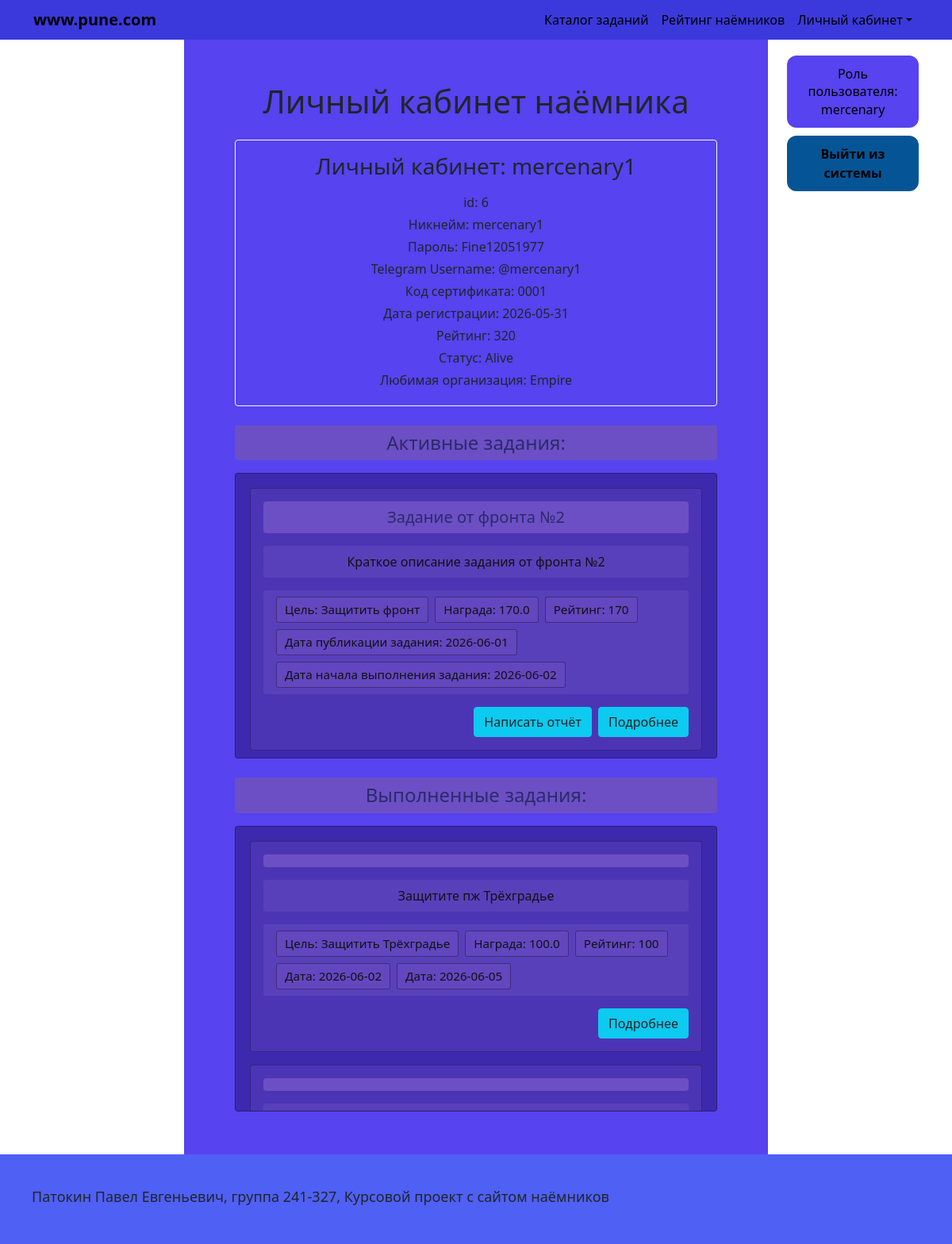
/mercenary/ (signed in), run on the app's committed database.
### app/models.py (models this page shows)
class User(db.Model, UserMixin):
    __tablename__ = "users"
    id = db.Column(db.Integer, primary_key=True)
    username = db.Column(db.Text, unique=True, nullable=False)
    password = db.Column(db.Text, nullable=False)
    registration_date = db.Column(db.Date)
    mercenary = db.relationship("Mercenary", back_populates="user", uselist=False, cascade="all, delete-orphan",)
    member = db.relationship("Member", back_populates="user", uselist=False, cascade="all, delete-orphan",)
    administrator = db.relationship("Administrator", back_populates="user", uselist=False, cascade="all, delete-orphan",)
    @property
    def role(self):
        if self.administrator:
            return "admin"
        if self.member:
            return "member"
        if self.mercenary:
            return "mercenary"
        return None

class Mercenary(db.Model):
    __tablename__ = "mercenaries"
    id_mercenary = db.Column(db.Integer, db.ForeignKey("users.id"), primary_key=True)
    telegram_username = db.Column(db.Text)
    certificate_code = db.Column(db.Text, db.ForeignKey("certificates.certificate_code")) # Код сертификата - текст
    rating_mercenary = db.Column(db.Integer)
    status_mercenary = db.Column(db.Text)
    favourite_fraction = db.Column(db.Text)
    price_mercenary = db.Column(db.Float)
    user = db.relationship("User", back_populates="mercenary")
    certificate = db.relationship("Certificate", back_populates="mercenary", uselist=False)  # #8
    tasks = db.relationship("Task", back_populates="executor")
    reports = db.relationship("Report", back_populates="mercenary")

class Task(db.Model):
    __tablename__ = "tasks"
    id_task = db.Column(db.Integer, primary_key=True)
    id_name_task = db.Column(db.Text, unique=True)
    short_description = db.Column(db.Text)
    full_description = db.Column(db.Text)
    purpose_task = db.Column(db.Text)
    place_task = db.Column(db.Text)
    rating_task = db.Column(db.Integer)
    reward_task = db.Column(db.Float)
    fraction = db.Column(db.Text)
    id_mercenary = db.Column(db.Integer, db.ForeignKey("mercenaries.id_mercenary"))
    status_task = db.Column(db.Text)
    start_of_task = db.Column(db.Date)
    doing_task = db.Column(db.Date)
    end_of_task = db.Column(db.Date)
    executor = db.relationship("Mercenary", back_populates="tasks")          # #12
    reports = db.relationship("Report", back_populates="task",
                              cascade="all, delete-orphan")

### app/app.py (the view)
@app.route('/mercenary/')
@check_rights(["mercenary"])
def mercenary():
    user_role = auth() # Функция, которая отображает роль, если пользователь регистрировался или не регистрировался
    mercenary_tasks = Task.query.filter_by(id_mercenary=current_user.id, status_task="in_process").all() # Активные задания
    completed_tasks=Task.query.filter_by(id_mercenary=current_user.id, status_task="Done").all()
    report=Report.query.filter_by(
    id_mercenary=current_user.id,
    status_report="Active",
    ).all()
    return render_template('user_pages/mercenary.html', user_role=user_role,
    report=report, mercenary_tasks=mercenary_tasks, completed_tasks=completed_tasks)

### app/app.py (called while the page is built)
def check_rights(roles):
    def decorator(f):
        @wraps(f)
        def wrapper(*args, **kwargs):
            if not current_user.is_authenticated or current_user.role not in roles:
                flash("У вас недостаточно прав для доступа к данной странице.", "danger")
                return redirect(url_for('main_page'))
            if not current_user.is_authenticated:
                flash("Сначала войдите в систему", "danger")
                return redirect(url_for('authentication'))
            if current_user.role not in roles:
                flash("У вас недостаточно прав для доступа к данной странице.", "danger")
                return redirect(url_for('main_page'))
            return f(*args, **kwargs)
        return wrapper
    return decorator

@login_manager.user_loader
def load_user(user_id):
    return User.query.get(int(user_id))

@app.before_request
def before_request():
    if current_user.is_authenticated:
        user_id = int(current_user.id)
    else:
        user_id = None

def auth():
    if current_user.is_authenticated:
        return current_user.role
    else:
        return "none"

### app/templates/user_pages/mercenary.html (shortened to what this page needs)
{% extends "base.html" %}
{% block content %}
<div class="container py-4">
    <h1 class="text-center mb-4">Личный кабинет наёмника</h1>
    <div class="card bg-transparent border-light mb-4 mx-auto" style="max-width: 940px;">
        <div class="card-body text-dark">
            <h2 class="card-title h3 mb-3">Личный кабинет: {{ current_user.username }}</h2>
            <p class="mb-1">id: {{ current_user.id }}</p>
            <p class="mb-1">Никнейм: {{ current_user.username }}</p>
            <p class="mb-1">Пароль: {{ current_user.password }}</p>
            <p class="mb-1">Telegram Username: {{ current_user.mercenary.telegram_username }}</p>
            <p class="mb-1">Код сертификата: {{ current_user.mercenary.certificate_code }}</p>
            <p class="mb-1">Дата регистрации: {{ current_user.registration_date }}</p>
            <p class="mb-1">Рейтинг: {{ current_user.mercenary.rating_mercenary }}</p>
            <p class="mb-1">Статус: {{ current_user.mercenary.status_mercenary }}</p>
            <p class="mb-1">Любимая организация: {{ current_user.mercenary.favourite_fraction }}</p>
        </div>
    </div>
    <div class="section-header px-3 py-2 mb-3 mx-auto">
        <h2 class="h4 mb-0">Активные задания:</h2>
    </div>
    <div class="task-scroll mx-auto mb-4">
        {% for task in mercenary_tasks %}
        <div class="task-card mb-3">
            <div class="task-card__title px-3 py-2 mb-3">
                <h3 class="h5 mb-0">{{ task.id_name_task }}</h3>
            </div>
            <div class="task-card__desc px-3 py-2 mb-3">
                {{ task.short_description }}
            </div>
            <div class="task-card__badges px-3 py-2 mb-3 d-flex flex-wrap gap-2">
                <span class="badge-item">Цель: {{ task.purpose_task }}</span>
                <span class="badge-item">Награда: {{ task.reward_task }}</span>
                <span class="badge-item">Рейтинг: {{ task.rating_task }}</span>
                <span class="badge-item">Дата публикации задания: {{ task.start_of_task }}</span>
                <span class="badge-item">Дата начала выполнения задания: {{ task.doing_task }}</span>
            </div>
            <div class="d-flex justify-content-end gap-2">
                <a class="btn btn-info text-dark"
                   href="{{ url_for('create_record', id_task=task.id_task) }}">Написать отчёт</a>
                <a class="btn btn-info text-dark"
                data-bs-toggle="modal"
                data-bs-target="#taskModal{{ task.id_task }}">Подробнее</a>
            </div>
        </div>
        {% endfor %}
    </div>
    <div class="section-header px-3 py-2 mb-3 mx-auto">
        <h2 class="h4 mb-0">Выполненные задания:</h2>
    </div>
    <div class="task-scroll mx-auto">
        {% for task in completed_tasks %}
        <div class="task-card mb-3">
            <div class="task-card__title px-3 py-2 mb-3">
            </div>
            <div class="task-card__desc px-3 py-2 mb-3">
                {{ task.short_description }}
            </div>
            <div class="task-card__badges px-3 py-2 mb-3 d-flex flex-wrap gap-2">
                <span class="badge-item">Цель: {{ task.purpose_task }}</span>
                <span class="badge-item">Награда: {{ task.reward_task }}</span>
                <span class="badge-item">Рейтинг: {{ task.rating_task }}</span>
                <span class="badge-item">Дата: {{ task.start_of_task }}</span>
                <span class="badge-item">Дата: {{ task.end_of_task }}</span>
            </div>
            <div class="d-flex justify-content-end gap-2">
                <a class="btn btn-info text-dark"
                data-bs-toggle="modal"
                data-bs-target="#donetaskModal{{ task.id_task }}">Подробнее</a>
            </div>
        </div>
        {% endfor %}
    </div>
</div>
{% endblock %}

### app/static/base.css (style rules this page uses)
:root { --header-bg: #3b39db; --link-color: #000000; --link-hover: #000000; --link-hover-zone: #262ed3; --menu-bg: #7d63e0; --menu-item: #000000; --menu-hover: #6a4fc9; --main-bg-color: #5743EF; --page-border: #642c7b; --auth-btn: #055596; --auth-btn-hover: #184072; --footer-bg: #4f60f4; }

### app/templates/user_pages/mercenary.html (style rules this page uses)
.section-header { max-width: 940px; background: #6c4fc4; border-radius: 4px; }
.section-header h2 { color: #2b2b6b; }
.task-scroll { max-width: 940px; max-height: 360px; overflow-y: auto; background: rgba(40, 20, 120, 0.55); border: 1px solid rgba(0, 0, 0, 0.3); border-radius: 4px; padding: 18px; }
.task-scroll { scrollbar-width: thin; scrollbar-color: #a32ba3 transparent; }
.task-card { background: rgba(108, 79, 196, 0.35); border: 1px solid rgba(0, 0, 0, 0.3); border-radius: 4px; padding: 16px; }
.task-card__title { background: #6c4fc4; border-radius: 4px; }
.task-card__title h3 { color: #2b2b6b; }
.task-card__desc, .task-card__badges { background: rgba(108, 79, 196, 0.45); border-radius: 4px; color: #111; }
.badge-item { display: inline-block; background: rgba(108, 79, 196, 0.5); border: 1px solid rgba(0, 0, 0, 0.35); border-radius: 3px; padding: 4px 10px; color: #111; font-size: 0.95rem; }

### data on the page
User: username "mercenary1", id "6", password "Fine12051977", registration_date "2026-05-31"
Mercenary: mercenary.telegram_username "@mercenary1", mercenary.certificate_code "0001", mercenary.rating_mercenary "320", mercenary.status_mercenary "Alive", mercenary.favourite_fraction "Empire"
Task: id_name_task "Задание от фронта №2", short_description "Краткое описание задания от фронта №2", purpose_task "Защитить фронт", reward_task "170.0", rating_task "170", start_of_task "2026-06-01", doing_task "2026-06-02"
Task: short_description "Защитите пж Трёхградье", purpose_task "Защитить Трёхградье", reward_task "100.0", rating_task "100", start_of_task "2026-06-02", end_of_task "2026-06-05"

### other printed values
{{ user_role }} "mercenary"
